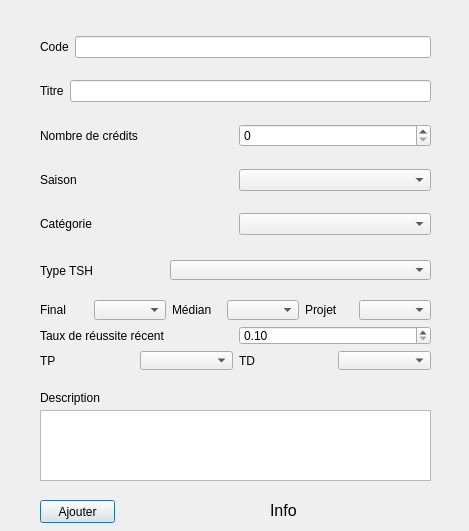
<?xml version="1.0" encoding="UTF-8"?>
<ui version="4.0">
 <class>UVAddDialog</class>
 <widget class="QDialog" name="UVAddDialog">
  <property name="geometry">
   <rect>
    <x>0</x>
    <y>0</y>
    <width>469</width>
    <height>531</height>
   </rect>
  </property>
  <property name="windowTitle">
   <string>Dialog</string>
  </property>
  <widget class="QPushButton" name="insertUV">
   <property name="geometry">
    <rect>
     <x>40</x>
     <y>500</y>
     <width>75</width>
     <height>23</height>
    </rect>
   </property>
   <property name="text">
    <string>Ajouter</string>
   </property>
  </widget>
  <widget class="QLabel" name="test">
   <property name="geometry">
    <rect>
     <x>270</x>
     <y>500</y>
     <width>151</width>
     <height>21</height>
    </rect>
   </property>
   <property name="font">
    <font>
     <pointsize>12</pointsize>
    </font>
   </property>
   <property name="text">
    <string>Info</string>
   </property>
  </widget>
  <widget class="QWidget" name="layoutWidget">
   <property name="geometry">
    <rect>
     <x>40</x>
     <y>20</y>
     <width>391</width>
     <height>231</height>
    </rect>
   </property>
   <layout class="QVBoxLayout" name="verticalLayout">
    <item>
     <layout class="QHBoxLayout" name="horizontalLayout_5">
      <item>
       <widget class="QLabel" name="code">
        <property name="text">
         <string>Code</string>
        </property>
       </widget>
      </item>
      <item>
       <widget class="QLineEdit" name="codeLine"/>
      </item>
     </layout>
    </item>
    <item>
     <layout class="QHBoxLayout" name="horizontalLayout_4">
      <item>
       <widget class="QLabel" name="titre">
        <property name="text">
         <string>Titre</string>
        </property>
       </widget>
      </item>
      <item>
       <widget class="QLineEdit" name="titreLine">
        <property name="maxLength">
         <number>32766</number>
        </property>
       </widget>
      </item>
     </layout>
    </item>
    <item>
     <layout class="QHBoxLayout" name="horizontalLayout_3">
      <item>
       <widget class="QLabel" name="label_3">
        <property name="text">
         <string>Nombre de crédits</string>
        </property>
       </widget>
      </item>
      <item>
       <widget class="QSpinBox" name="nbCreditspinBox">
        <property name="minimum">
         <number>0</number>
        </property>
        <property name="maximum">
         <number>6</number>
        </property>
       </widget>
      </item>
     </layout>
    </item>
    <item>
     <layout class="QHBoxLayout" name="horizontalLayout_2">
      <item>
       <widget class="QLabel" name="saison">
        <property name="text">
         <string>Saison</string>
        </property>
       </widget>
      </item>
      <item>
       <widget class="QComboBox" name="saisonComb"/>
      </item>
     </layout>
    </item>
    <item>
     <layout class="QHBoxLayout" name="horizontalLayout">
      <item>
       <widget class="QLabel" name="categorie">
        <property name="text">
         <string>Catégorie</string>
        </property>
       </widget>
      </item>
      <item>
       <widget class="QComboBox" name="categorieComb"/>
      </item>
     </layout>
    </item>
   </layout>
  </widget>
  <widget class="QComboBox" name="tshTypeCombo">
   <property name="geometry">
    <rect>
     <x>170</x>
     <y>260</y>
     <width>261</width>
     <height>20</height>
    </rect>
   </property>
  </widget>
  <widget class="QWidget" name="">
   <property name="geometry">
    <rect>
     <x>40</x>
     <y>260</y>
     <width>122</width>
     <height>22</height>
    </rect>
   </property>
   <layout class="QHBoxLayout" name="tshType">
    <item>
     <widget class="QLabel" name="tshLabelType">
      <property name="text">
       <string>Type TSH</string>
      </property>
     </widget>
    </item>
   </layout>
  </widget>
  <widget class="QLabel" name="label">
   <property name="geometry">
    <rect>
     <x>40</x>
     <y>390</y>
     <width>61</width>
     <height>16</height>
    </rect>
   </property>
   <property name="text">
    <string>Description :</string>
   </property>
  </widget>
  <widget class="QPlainTextEdit" name="description">
   <property name="geometry">
    <rect>
     <x>40</x>
     <y>410</y>
     <width>391</width>
     <height>71</height>
    </rect>
   </property>
  </widget>
  <widget class="QSplitter" name="splitter">
   <property name="geometry">
    <rect>
     <x>40</x>
     <y>300</y>
     <width>391</width>
     <height>70</height>
    </rect>
   </property>
   <property name="orientation">
    <enum>Qt::Vertical</enum>
   </property>
   <widget class="QWidget" name="">
    <layout class="QVBoxLayout" name="verticalLayout_2">
     <item>
      <layout class="QHBoxLayout" name="horizontalLayout_12">
       <item>
        <layout class="QHBoxLayout" name="horizontalLayout_6">
         <item>
          <widget class="QLabel" name="isFinalTest">
           <property name="text">
            <string>Final</string>
           </property>
          </widget>
         </item>
         <item>
          <widget class="QComboBox" name="statutFinalCombo"/>
         </item>
        </layout>
       </item>
       <item>
        <layout class="QHBoxLayout" name="horizontalLayout_7">
         <item>
          <widget class="QLabel" name="isMdianTest">
           <property name="text">
            <string>Médian</string>
           </property>
          </widget>
         </item>
         <item>
          <widget class="QComboBox" name="statutMedianCombo"/>
         </item>
        </layout>
       </item>
       <item>
        <layout class="QHBoxLayout" name="horizontalLayout_8">
         <item>
          <widget class="QLabel" name="isProjectTest">
           <property name="text">
            <string>Projet</string>
           </property>
          </widget>
         </item>
         <item>
          <widget class="QComboBox" name="statutProjCombo"/>
         </item>
        </layout>
       </item>
      </layout>
     </item>
     <item>
      <layout class="QHBoxLayout" name="horizontalLayout_13">
       <item>
        <widget class="QLabel" name="tauxDeReussite">
         <property name="text">
          <string>Taux de réussite récent </string>
         </property>
        </widget>
       </item>
       <item>
        <widget class="QDoubleSpinBox" name="probaReussiteUV">
         <property name="minimum">
          <double>0.100000000000000</double>
         </property>
         <property name="maximum">
          <double>1.000000000000000</double>
         </property>
         <property name="singleStep">
          <double>0.050000000000000</double>
         </property>
        </widget>
       </item>
      </layout>
     </item>
     <item>
      <layout class="QHBoxLayout" name="horizontalLayout_11">
       <item>
        <layout class="QHBoxLayout" name="horizontalLayout_10">
         <item>
          <widget class="QLabel" name="isTP">
           <property name="text">
            <string>TP</string>
           </property>
          </widget>
         </item>
         <item>
          <widget class="QComboBox" name="statutTpComb"/>
         </item>
        </layout>
       </item>
       <item>
        <layout class="QHBoxLayout" name="horizontalLayout_9">
         <item>
          <widget class="QLabel" name="isTD">
           <property name="text">
            <string>TD</string>
           </property>
          </widget>
         </item>
         <item>
          <widget class="QComboBox" name="statutTDCombo"/>
         </item>
        </layout>
       </item>
      </layout>
     </item>
    </layout>
   </widget>
  </widget>
  <zorder>insertUV</zorder>
  <zorder>test</zorder>
  <zorder>layoutWidget</zorder>
  <zorder>isFinalTest</zorder>
  <zorder>isMdianTest</zorder>
  <zorder>isProjectTest</zorder>
  <zorder>isTP</zorder>
  <zorder>isTD</zorder>
  <zorder>statutFinalCombo</zorder>
  <zorder>statutMedianCombo</zorder>
  <zorder>statutProjCombo</zorder>
  <zorder>statutTpComb</zorder>
  <zorder>statutTDCombo</zorder>
  <zorder>tauxDeReussite</zorder>
  <zorder>probaReussiteUV</zorder>
  <zorder></zorder>
  <zorder>statutProjCombo</zorder>
  <zorder>isProjectTest</zorder>
  <zorder>titreLine</zorder>
  <zorder>titre</zorder>
  <zorder>tshTypeCombo</zorder>
  <zorder>tshTypeCombo</zorder>
  <zorder></zorder>
  <zorder>label</zorder>
  <zorder>description</zorder>
 </widget>
 <resources/>
 <connections/>
</ui>
